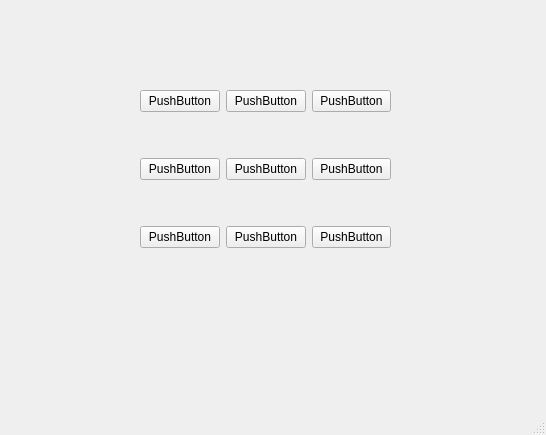
<?xml version="1.0" encoding="UTF-8"?>
<ui version="4.0">
 <class>MainWindow</class>
 <widget class="QMainWindow" name="MainWindow">
  <property name="geometry">
   <rect>
    <x>0</x>
    <y>0</y>
    <width>546</width>
    <height>435</height>
   </rect>
  </property>
  <property name="windowTitle">
   <string>MainWindow</string>
  </property>
  <widget class="QWidget" name="centralwidget">
   <widget class="QWidget" name="gridLayoutWidget">
    <property name="geometry">
     <rect>
      <x>140</x>
      <y>50</y>
      <width>251</width>
      <height>241</height>
     </rect>
    </property>
    <layout class="QGridLayout" name="gridLayout">
     <item row="1" column="2">
      <widget class="QPushButton" name="pushButton_6">
       <property name="text">
        <string>PushButton</string>
       </property>
      </widget>
     </item>
     <item row="1" column="1">
      <widget class="QPushButton" name="pushButton_5">
       <property name="text">
        <string>PushButton</string>
       </property>
      </widget>
     </item>
     <item row="0" column="2">
      <widget class="QPushButton" name="pushButton_3">
       <property name="text">
        <string>PushButton</string>
       </property>
      </widget>
     </item>
     <item row="0" column="0">
      <widget class="QPushButton" name="pushButton">
       <property name="text">
        <string>PushButton</string>
       </property>
      </widget>
     </item>
     <item row="0" column="1">
      <widget class="QPushButton" name="pushButton_2">
       <property name="text">
        <string>PushButton</string>
       </property>
      </widget>
     </item>
     <item row="1" column="0">
      <widget class="QPushButton" name="pushButton_4">
       <property name="text">
        <string>PushButton</string>
       </property>
      </widget>
     </item>
     <item row="2" column="0">
      <widget class="QPushButton" name="pushButton_7">
       <property name="text">
        <string>PushButton</string>
       </property>
      </widget>
     </item>
     <item row="2" column="1">
      <widget class="QPushButton" name="pushButton_8">
       <property name="text">
        <string>PushButton</string>
       </property>
      </widget>
     </item>
     <item row="2" column="2">
      <widget class="QPushButton" name="pushButton_9">
       <property name="text">
        <string>PushButton</string>
       </property>
      </widget>
     </item>
    </layout>
   </widget>
  </widget>
  <widget class="QMenuBar" name="menubar">
   <property name="geometry">
    <rect>
     <x>0</x>
     <y>0</y>
     <width>546</width>
     <height>36</height>
    </rect>
   </property>
  </widget>
  <widget class="QStatusBar" name="statusbar"/>
 </widget>
 <resources/>
 <connections/>
</ui>
